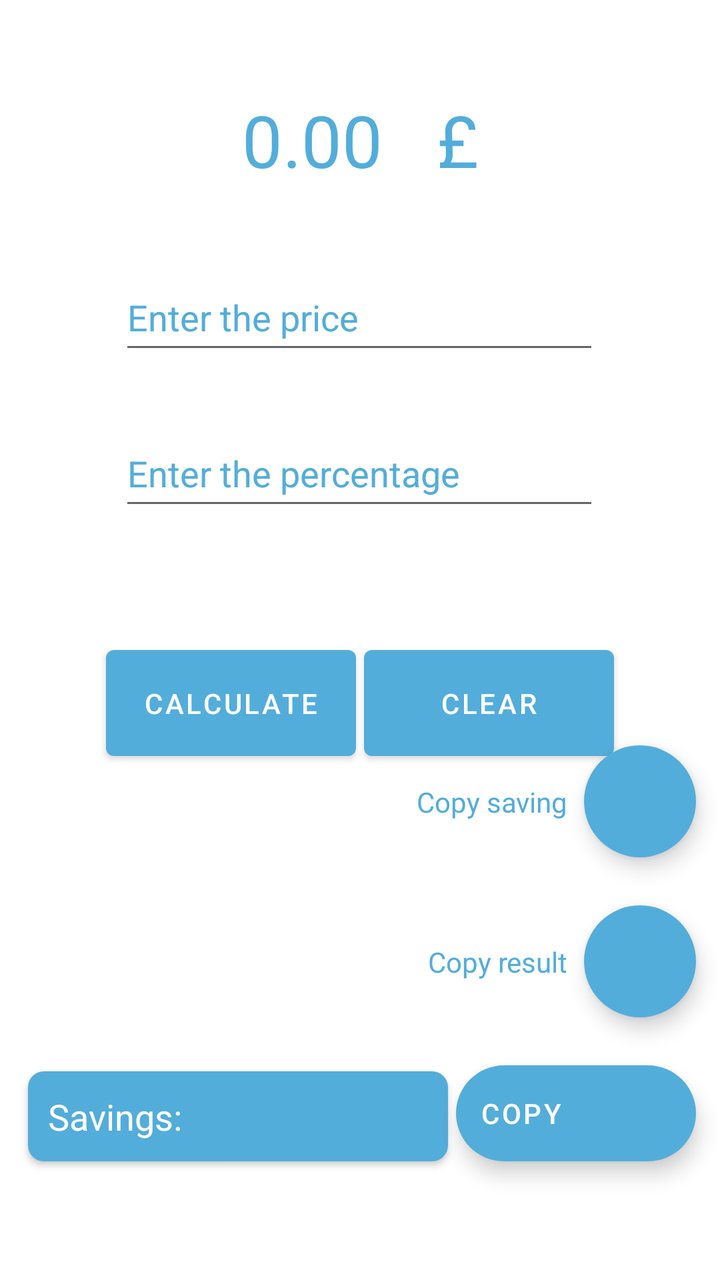
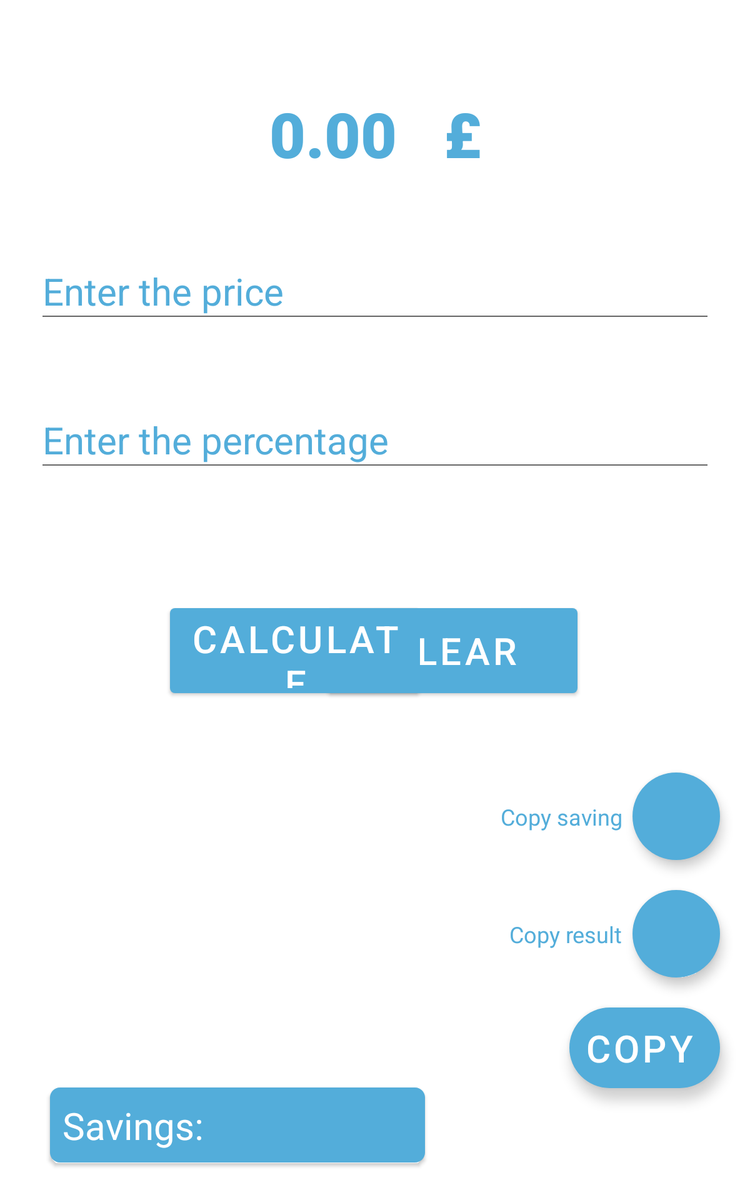

The same Android screen from two of the app's own layout files: first res/layout/ as a phone draws it, then the repository's variant for another configuration, drawn on a device whose configuration selects that folder. Both files follow.
<!-- AndroidManifest.xml: application theme Theme.ProvaTEST -->
<!-- res/layout/fragment_home.xml -->
<?xml version="1.0" encoding="utf-8"?>
<androidx.constraintlayout.widget.ConstraintLayout xmlns:android="http://schemas.android.com/apk/res/android"
    xmlns:app="http://schemas.android.com/apk/res-auto"
    xmlns:tools="http://schemas.android.com/tools"
    android:layout_width="match_parent"
    android:layout_height="match_parent"
    tools:context=".ui.home.HomeFragment"
    android:background="?attr/colorPrimarySurface">

    <EditText
        android:id="@+id/EditText_percentuale"
        android:layout_width="240dp"
        android:layout_height="50dp"
        android:digits="0123456789."
        android:ems="10"
        android:gravity="center_vertical"
        android:hint="@string/second_hint"
        android:inputType="numberDecimal|none"
        android:shadowColor="?attr/colorOnPrimary"
        android:textColor="?attr/colorPrimary"
        android:textColorHighlight="?attr/colorPrimary"
        android:textColorHint="?attr/colorPrimary"
        android:textColorLink="?attr/colorPrimary"
        app:layout_constraintBottom_toBottomOf="parent"
        app:layout_constraintEnd_toEndOf="parent"
        app:layout_constraintHorizontal_bias="0.497"
        app:layout_constraintStart_toStartOf="parent"
        app:layout_constraintTop_toTopOf="parent"
        app:layout_constraintVertical_bias="0.356" />

    <TextView
        android:id="@+id/TextView_risultato"
        android:layout_width="275dp"
        android:layout_height="50dp"
        android:gravity="center"
        android:text="@string/default_result"
        android:textColor="?attr/colorPrimary"
        android:textSize="36sp"
        app:layout_constraintBottom_toTopOf="@+id/EditText_prezzo"
        app:layout_constraintEnd_toEndOf="parent"
        app:layout_constraintHorizontal_bias="0.5"
        app:layout_constraintStart_toStartOf="parent"
        app:layout_constraintTop_toTopOf="parent"
        app:layout_constraintVertical_bias="0.547" />

    <Button
        android:id="@+id/button_azzera"
        android:layout_width="125dp"
        android:layout_height="65dp"
        android:text="@string/clear_button"
        android:textColor="?attr/colorOnPrimary"
        android:textColorHighlight="?attr/colorOnPrimary"
        android:textColorLink="?attr/colorOnPrimary"
        app:backgroundTint="?attr/colorPrimary"
        app:layout_constraintBottom_toBottomOf="parent"
        app:layout_constraintEnd_toEndOf="parent"
        app:layout_constraintHorizontal_bias="0.774"
        app:layout_constraintStart_toStartOf="parent"
        app:layout_constraintTop_toTopOf="parent"
        app:layout_constraintVertical_bias="0.555"
        app:rippleColor="?attr/colorOnPrimary" />

    <Button
        android:id="@+id/button_calcola"
        android:layout_width="125dp"
        android:layout_height="65dp"
        android:text="@string/calculate_button"
        android:textColor="?attr/colorOnPrimary"
        android:textColorHighlight="?attr/colorOnPrimary"
        android:textColorLink="?attr/colorOnPrimary"
        app:backgroundTint="?attr/colorPrimary"
        app:layout_constraintBottom_toBottomOf="parent"
        app:layout_constraintEnd_toEndOf="parent"
        app:layout_constraintHorizontal_bias="0.225"
        app:layout_constraintStart_toStartOf="parent"
        app:layout_constraintTop_toTopOf="parent"
        app:layout_constraintVertical_bias="0.555"
        app:rippleColor="?attr/colorOnPrimary" />

    <EditText
        android:id="@+id/EditText_prezzo"
        android:layout_width="240dp"
        android:layout_height="50dp"
        android:digits="0123456789."
        android:ems="10"
        android:gravity="center_vertical"
        android:hint="@string/first_hint"
        android:imeOptions="actionNext"
        android:inputType="numberDecimal|none"
        android:shadowColor="?attr/colorPrimary"
        android:textColor="?attr/colorPrimary"
        android:textColorHighlight="?attr/colorPrimary"
        android:textColorHint="?attr/colorPrimary"
        android:textColorLink="?attr/colorPrimary"
        app:layout_constraintBottom_toBottomOf="parent"
        app:layout_constraintEnd_toEndOf="parent"
        app:layout_constraintHorizontal_bias="0.497"
        app:layout_constraintStart_toStartOf="parent"
        app:layout_constraintTop_toTopOf="parent"
        app:layout_constraintVertical_bias="0.224" />

    <com.google.android.material.floatingactionbutton.ExtendedFloatingActionButton
        android:id="@+id/add_fab"
        android:layout_width="wrap_content"
        android:layout_height="wrap_content"
        android:layout_gravity="bottom|end"
        android:visibility="visible"
        app:backgroundTint="?attr/colorPrimary"
        app:layout_constraintBottom_toBottomOf="parent"
        app:layout_constraintEnd_toEndOf="parent"
        app:layout_constraintHorizontal_bias="0.950"
        app:layout_constraintStart_toStartOf="parent"
        app:layout_constraintTop_toTopOf="parent"
        app:layout_constraintVertical_bias="0.900"
        app:icon="@drawable/ic_baseline_content_copy"
        android:text="@string/copy"
        tools:ignore="SpeakableTextPresentCheck" />

    <com.google.android.material.floatingactionbutton.FloatingActionButton
        android:id="@+id/fab_copy_result"
        android:layout_width="wrap_content"
        android:layout_height="wrap_content"
        android:layout_marginBottom="24dp"
        android:backgroundTint="?attr/colorPrimary"
        app:borderWidth="0dp"
        android:background="?attr/colorPrimary"
        app:fabSize="normal"
        app:layout_constraintBottom_toTopOf="@+id/add_fab"
        app:layout_constraintEnd_toEndOf="@+id/add_fab"
        app:srcCompat="@drawable/ic_baseline_copy_all">

    </com.google.android.material.floatingactionbutton.FloatingActionButton>

    <TextView
        android:id="@+id/copy_result_action_text"
        android:layout_width="wrap_content"
        android:layout_height="wrap_content"
        android:layout_marginEnd="8dp"
        android:textColor="?attr/colorPrimary"
        android:text="@string/copy_result"
        app:layout_constraintBottom_toBottomOf="@+id/fab_copy_result"
        app:layout_constraintEnd_toStartOf="@+id/fab_copy_result"
        app:layout_constraintTop_toTopOf="@+id/fab_copy_result" />

    <com.google.android.material.floatingactionbutton.FloatingActionButton
        android:id="@+id/fab_copy_saving"
        android:layout_width="wrap_content"
        android:layout_height="wrap_content"
        android:layout_marginBottom="24dp"
        app:borderWidth="0dp"
        app:fabSize="normal"
        android:background="?attr/colorPrimary"
        android:backgroundTint="?attr/colorPrimary"
        app:layout_constraintBottom_toTopOf="@+id/fab_copy_result"
        app:layout_constraintEnd_toEndOf="@+id/fab_copy_result"
        app:layout_constraintStart_toStartOf="@+id/fab_copy_result"
        app:srcCompat="@drawable/ic_baseline_copy_all" />

    <TextView
        android:id="@+id/copy_saving_action_text"
        android:layout_width="wrap_content"
        android:layout_height="wrap_content"
        android:layout_marginEnd="8dp"
        android:text="@string/copy_saving"
        android:textColor="?attr/colorPrimary"
        app:layout_constraintBottom_toBottomOf="@+id/fab_copy_saving"
        app:layout_constraintEnd_toStartOf="@+id/fab_copy_saving"
        app:layout_constraintTop_toTopOf="@+id/fab_copy_saving" />

    <TextView
        android:id="@+id/textViewDiscount"
        android:layout_width="210dp"
        android:layout_height="45dp"
        android:background="@drawable/discount_background"
        android:elevation="2dp"
        android:gravity="center_vertical"
        android:padding="10dp"
        android:text="@string/savings"
        android:textColor="?attr/colorOnPrimary"
        android:textSize="18sp"
        android:visibility="visible"
        app:layout_constraintBottom_toBottomOf="parent"
        app:layout_constraintEnd_toEndOf="parent"
        app:layout_constraintHorizontal_bias="0.093"
        app:layout_constraintStart_toStartOf="parent"
        app:layout_constraintTop_toTopOf="parent"
        app:layout_constraintVertical_bias="0.9" />

</androidx.constraintlayout.widget.ConstraintLayout>
<!-- resources referenced by this layout -->
<resources>
  <!-- drawable discount_background (drawable) -->
  <shape xmlns:android="http://schemas.android.com/apk/res/android"
      android:shape="rectangle">
      <gradient
          android:angle="90"
          android:centerColor="?attr/colorPrimary"
          android:endColor="?attr/colorPrimary"
          android:startColor="?attr/colorPrimary"
          android:type="linear" />
  
      <corners
          android:radius="8dp">
      </corners>
  
  </shape>
  <string name="calculate_button">Calculate</string>
  <string name="clear_button">Clear</string>
  <string name="copy">Copy</string>
  <string name="copy_result">Copy result</string>
  <string name="copy_saving">Copy saving</string>
  <string name="default_result">0.00 \u0020 £</string>
  <string name="first_hint">Enter the price</string>
  <string name="savings"> Savings: \u0020</string>
  <string name="second_hint">Enter the percentage</string>
  <style name="Theme.ProvaTEST" parent="Theme.MaterialComponents.DayNight.DarkActionBar">
          
          <item name="colorPrimary">@color/blue</item>
          <item name="colorPrimaryVariant">@color/dark_blue</item>
          <item name="colorOnPrimary">@color/white</item>
          
          <item name="colorSecondary">@color/blue_variant</item>
          <item name="colorSecondaryVariant">@color/blue</item>
          <item name="colorOnSecondary">@color/white</item>
          <item name="colorOnPrimarySurface">@color/black</item>
          <item name="colorPrimarySurface">@color/white</item>
          
          <item name="android:statusBarColor" tools:targetApi="l">?attr/colorPrimaryVariant</item>
          
          <item name="android:itemTextAppearance">@style/myCustomMenuTextAppearance</item>
      </style>
  <color name="blue">#53ADDA</color>
  <color name="dark_blue">#3875AA</color>
  <color name="white">#FFFFFFFF</color>
  <color name="blue_variant">#3DA5FF</color>
  <color name="black">#FF000000</color>
  <style name="myCustomMenuTextAppearance" parent="@android:style/TextAppearance.Widget.IconMenu.Item">
          <item name="android:textColor">?attr/colorOnPrimarySurface</item>
      </style>
</resources>
<!-- res/layout-sw600dp/fragment_home.xml (the repository's variant of the layout above) -->
<!-- drawn on a 7-inch tablet held upright -->
<?xml version="1.0" encoding="utf-8"?>
<androidx.constraintlayout.widget.ConstraintLayout xmlns:android="http://schemas.android.com/apk/res/android"
    xmlns:app="http://schemas.android.com/apk/res-auto"
    xmlns:tools="http://schemas.android.com/tools"
    android:layout_width="match_parent"
    android:layout_height="match_parent"
    tools:context=".ui.home.HomeFragment"
    android:background="?attr/colorPrimarySurface">

    <EditText
        android:id="@+id/EditText_percentuale"
        android:layout_width="540dp"
        android:layout_height="60dp"
        android:digits="0123456789."
        android:textSize="30sp"
        android:ems="10"
        android:gravity="center_vertical"
        android:hint="@string/second_hint"
        android:inputType="numberDecimal|none"
        android:shadowColor="?attr/colorOnPrimary"
        android:textColor="?attr/colorPrimary"
        android:textColorHighlight="?attr/colorPrimary"
        android:textColorHint="?attr/colorPrimary"
        android:textColorLink="?attr/colorPrimary"
        app:layout_constraintBottom_toBottomOf="parent"
        app:layout_constraintEnd_toEndOf="parent"
        app:layout_constraintHorizontal_bias="0.497"
        app:layout_constraintStart_toStartOf="parent"
        app:layout_constraintTop_toTopOf="parent"
        app:layout_constraintVertical_bias="0.356" />

    <TextView
        android:id="@+id/TextView_risultato"
        android:layout_width="match_parent"
        android:layout_height="70dp"
        android:fontFamily="sans-serif-black"
        android:gravity="center"
        android:text="@string/default_result"
        android:textColor="?attr/colorPrimary"
        android:textSize="50sp"
        app:layout_constraintBottom_toTopOf="@+id/EditText_prezzo"
        app:layout_constraintEnd_toEndOf="parent"
        app:layout_constraintHorizontal_bias="0.5"
        app:layout_constraintStart_toStartOf="parent"
        app:layout_constraintTop_toTopOf="parent"
        app:layout_constraintVertical_bias="0.547" />

    <Button
        android:id="@+id/button_azzera"
        android:layout_width="200dp"
        android:layout_height="80dp"
        android:text="@string/clear_button"
        android:textColor="?attr/colorOnPrimary"
        android:textColorHighlight="?attr/colorOnPrimary"
        android:textColorLink="?attr/colorOnPrimary"
        android:textSize="30sp"
        app:backgroundTint="?attr/colorPrimary"
        app:layout_constraintBottom_toBottomOf="parent"
        app:layout_constraintEnd_toEndOf="parent"
        app:layout_constraintHorizontal_bias="0.655"
        app:layout_constraintStart_toStartOf="parent"
        app:layout_constraintTop_toTopOf="parent"
        app:layout_constraintVertical_bias="0.546"
        app:rippleColor="?attr/colorOnPrimary" />

    <Button
        android:id="@+id/button_calcola"
        android:layout_width="200dp"
        android:layout_height="80dp"
        android:text="@string/calculate_button"
        android:textColor="?attr/colorOnPrimary"
        android:textColorHighlight="?attr/colorOnPrimary"
        android:textColorLink="?attr/colorOnPrimary"
        android:textSize="30sp"
        app:backgroundTint="?attr/colorPrimary"
        app:layout_constraintBottom_toBottomOf="parent"
        app:layout_constraintEnd_toEndOf="parent"
        app:layout_constraintHorizontal_bias="0.34"
        app:layout_constraintStart_toStartOf="parent"
        app:layout_constraintTop_toTopOf="parent"
        app:layout_constraintVertical_bias="0.546"
        app:rippleColor="?attr/colorOnPrimary" />

    <EditText
        android:id="@+id/EditText_prezzo"
        android:layout_width="540dp"
        android:layout_height="60dp"
        android:digits="0123456789."
        android:ems="10"
        android:gravity="center_vertical"
        android:textSize="30sp"
        android:hint="@string/first_hint"
        android:imeOptions="actionNext"
        android:inputType="numberDecimal|none"
        android:shadowColor="?attr/colorPrimary"
        android:textColor="?attr/colorPrimary"
        android:textColorHighlight="?attr/colorPrimary"
        android:textColorHint="?attr/colorPrimary"
        android:textColorLink="?attr/colorPrimary"
        app:layout_constraintBottom_toBottomOf="parent"
        app:layout_constraintEnd_toEndOf="parent"
        app:layout_constraintHorizontal_bias="0.497"
        app:layout_constraintStart_toStartOf="parent"
        app:layout_constraintTop_toTopOf="parent"
        app:layout_constraintVertical_bias="0.224" />

    <com.google.android.material.floatingactionbutton.ExtendedFloatingActionButton
        android:id="@+id/add_fab"
        android:layout_width="wrap_content"
        android:layout_height="wrap_content"
        android:layout_gravity="bottom|end"
        android:visibility="visible"
        app:backgroundTint="?attr/colorPrimary"
        app:layout_constraintBottom_toBottomOf="parent"
        app:layout_constraintEnd_toEndOf="parent"
        app:layout_constraintHorizontal_bias="0.950"
        app:layout_constraintStart_toStartOf="parent"
        app:layout_constraintTop_toTopOf="parent"
        app:layout_constraintVertical_bias="0.900"
        app:icon="@drawable/ic_baseline_content_copy"
        android:text="@string/copy"
        android:textSize="30sp"
        tools:ignore="SpeakableTextPresentCheck" />

    <com.google.android.material.floatingactionbutton.FloatingActionButton
        android:id="@+id/fab_copy_result"
        android:layout_width="wrap_content"
        android:layout_height="wrap_content"
        android:layout_marginBottom="24dp"
        android:backgroundTint="?attr/colorPrimary"
        app:borderWidth="0dp"
        android:background="?attr/colorPrimary"
        app:fabCustomSize="70dp"
        app:layout_constraintBottom_toTopOf="@+id/add_fab"
        app:layout_constraintEnd_toEndOf="@+id/add_fab"
        app:srcCompat="@drawable/ic_baseline_copy_all">

    </com.google.android.material.floatingactionbutton.FloatingActionButton>

    <TextView
        android:id="@+id/copy_result_action_text"
        android:layout_width="wrap_content"
        android:layout_height="wrap_content"
        android:layout_marginEnd="8dp"
        android:textColor="?attr/colorPrimary"
        android:text="@string/copy_result"
        android:textSize="18dp"
        app:layout_constraintBottom_toBottomOf="@+id/fab_copy_result"
        app:layout_constraintEnd_toStartOf="@+id/fab_copy_result"
        app:layout_constraintTop_toTopOf="@+id/fab_copy_result" />

    <com.google.android.material.floatingactionbutton.FloatingActionButton
        android:id="@+id/fab_copy_saving"
        android:layout_width="wrap_content"
        android:layout_height="wrap_content"
        android:layout_marginBottom="24dp"
        app:borderWidth="0dp"
        app:fabCustomSize="70dp"
        android:background="?attr/colorPrimary"
        android:backgroundTint="?attr/colorPrimary"
        app:layout_constraintBottom_toTopOf="@+id/fab_copy_result"
        app:layout_constraintEnd_toEndOf="@+id/fab_copy_result"
        app:layout_constraintStart_toStartOf="@+id/fab_copy_result"
        app:srcCompat="@drawable/ic_baseline_copy_all" />

    <TextView
        android:id="@+id/copy_saving_action_text"
        android:layout_width="wrap_content"
        android:layout_height="wrap_content"
        android:layout_marginEnd="8dp"
        android:textSize="18dp"
        android:text="@string/copy_saving"
        android:textColor="?attr/colorPrimary"
        app:layout_constraintBottom_toBottomOf="@+id/fab_copy_saving"
        app:layout_constraintEnd_toStartOf="@+id/fab_copy_saving"
        app:layout_constraintTop_toTopOf="@+id/fab_copy_saving" />

    <TextView
        android:id="@+id/textViewDiscount"
        android:layout_width="300dp"
        android:layout_height="60dp"
        android:background="@drawable/discount_background"
        android:elevation="2dp"
        android:gravity="center_vertical"
        android:padding="10dp"
        android:text="@string/savings"
        android:textColor="?attr/colorOnPrimary"
        android:textSize="30sp"
        android:visibility="visible"
        android:layout_marginStart="40dp"
        android:layout_marginBottom="30dp"
        app:layout_constraintBottom_toBottomOf="parent"
        app:layout_constraintStart_toStartOf="parent" />

    <com.google.android.material.floatingactionbutton.FloatingActionButton
        android:id="@+id/fab_copy_default"
        android:layout_width="wrap_content"
        android:layout_height="wrap_content"
        android:background="?attr/colorPrimary"
        android:backgroundTint="?attr/colorPrimary"
        android:visibility="gone"
        android:elevation="2dp"
        android:layout_marginEnd="18dp"
        android:layout_marginBottom="64dp"
        app:borderWidth="0dp"
        app:fabSize="normal"
        app:layout_constraintBottom_toBottomOf="parent"
        app:layout_constraintEnd_toEndOf="parent"
        app:srcCompat="@drawable/ic_baseline_content_copy">
    </com.google.android.material.floatingactionbutton.FloatingActionButton>

</androidx.constraintlayout.widget.ConstraintLayout>
